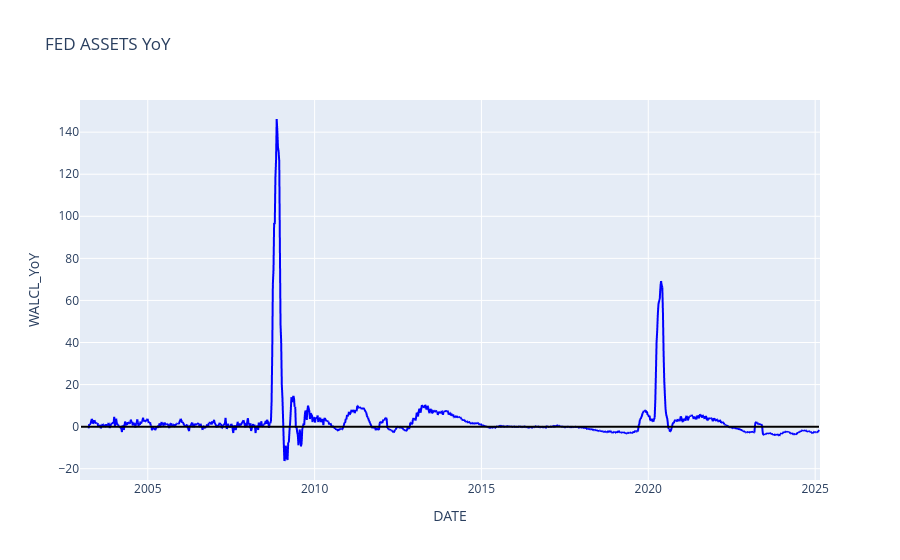

Notebook source saved alongside this figure:
### Markdown cell above
FED Balance Sheets (Assets) YoY

### Code cell
import pandas as pd
import plotly.express as px
import plotly.graph_objects as go

# Defina a data de início
start_date = '2003-01-01'

# Filtre o DataFrame para incluir apenas dados a partir da data de início
filtered_data = FEDASSETS[FEDASSETS.index >= pd.to_datetime(start_date)]

# Calcular a variação percentual ano a ano (YoY)
filtered_data['WALCL_YoY'] = filtered_data['WALCL'].pct_change(periods=12) * 100

# Crie o gráfico de linha
fig = px.line(filtered_data, x=filtered_data.index, y='WALCL_YoY',
              title='FED ASSETS YoY',
              color_discrete_sequence=['blue'])  # Definir a cor como azul

# Adicionar linha preta no valor 0
fig.add_shape(type='line',
              x0=filtered_data.index.min(), x1=filtered_data.index.max(),
              y0=0, y1=0,
              line=dict(color='black', width=2))

fig.show()

### Figure 1 — Plotly figure (JSON) as saved in the notebook; plotly's stock layout.template omitted (floating-point values rounded to 4 significant figures; data arrays with more than 128 entries replaced by an {"elided": "..."} marker saying what was removed)
{"data": [{"hovertemplate": "DATE=%{x}<br>WALCL_YoY=%{y}<extra></extra>", "legendgroup": "", "line": {"color": "blue", "dash": "solid"}, "marker": {"symbol": "circle"}, "mode": "lines", "name": "", "showlegend": false, "type": "scattergl", "x": {"elided": "1155 str values"}, "xaxis": "x", "y": {"elided": "1155 float values"}, "yaxis": "y"}], "layout": {"legend": {"tracegroupgap": 0}, "shapes": [{"line": {"color": "black", "width": 2}, "type": "line", "x0": "2003-01-01T00:00:00", "x1": "2025-02-12T00:00:00", "y0": 0, "y1": 0}], "title": {"text": "FED ASSETS YoY"}, "xaxis": {"anchor": "y", "domain": [0, 1], "title": {"text": "DATE"}}, "yaxis": {"anchor": "x", "domain": [0, 1], "title": {"text": "WALCL_YoY"}}}}
